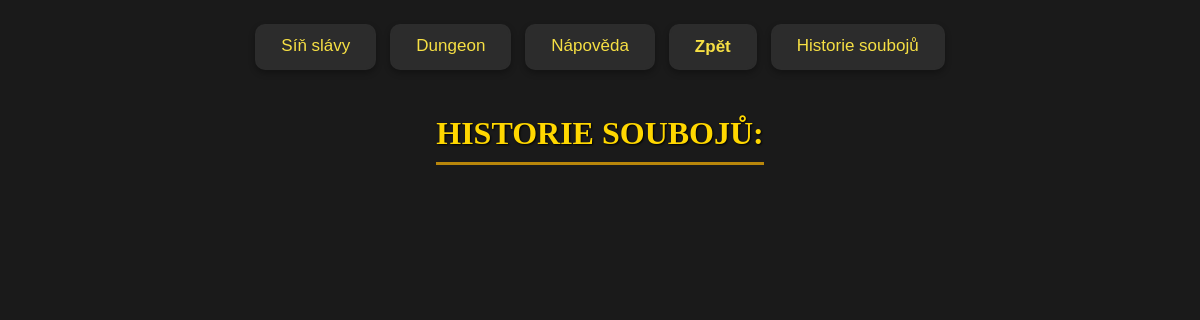
The page /fight_history on the database as committed earlier.
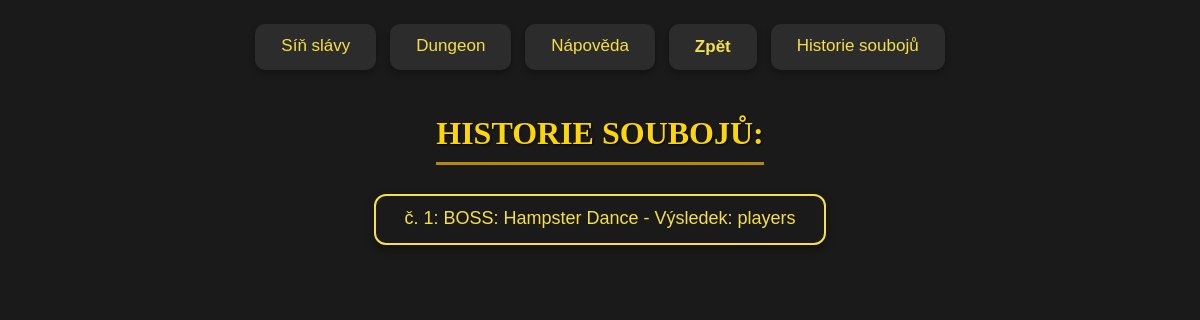
The same page on the database as committed later.
### fightapp/models.py (models this page shows, shortened)
class FightLog(models.Model):
    fight_time = models.DateTimeField(auto_now_add=True)
    boss = models.ForeignKey(boss, on_delete=models.CASCADE, related_name='fight_logs')
    player_count = models.IntegerField(verbose_name="Počet aktivních hráčů")
    outcome_choices = [
        ('players', 'Hráči zvítězili'),
        ('boss', 'Boss zvítězil'),
        ('draw', 'Remíza (nepravděpodobné)')
    ]
    outcome = models.CharField(max_length=10, choices=outcome_choices, default='draw')
    total_damage_dealt_by_players = models.IntegerField(default=0)
    total_damage_received_by_players = models.IntegerField(default=0)
    final_boss_hp = models.IntegerField(verbose_name="Konečné HP Bosse", default=0)

class boss(models.Model):
    name = models.CharField(max_length=100)
    patro = models.IntegerField(default=1)
    description = models.TextField(blank=True)
    boss_img = models.ImageField(upload_to='boss_images/', blank=True, null=True)
    defeated = models.BooleanField(default=False)
    lvl = models.IntegerField(default=1)
    dmg = models.IntegerField(default=1, validators=[MinValueValidator(1)])
    armor = models.IntegerField(default=1)
    hp = models.IntegerField(default=10)
    critic_chance = models.FloatField(default=1, blank=True, null=True, validators=[MinValueValidator(0), MaxValueValidator(50)])  # šance na kritický zásah
    dodge_chance = models.FloatField(default=1, blank=True, null=True, validators=[MinValueValidator(0), MaxValueValidator(50)])  # šance na vyšší obranu
    reward_xp = models.IntegerField(default=10)

### game/views.py (the view)
# urls.py: path('fight_history', views.fight_history_function, name='fight_history'),
def fight_history_function(request):
    all_fights = FightLog.objects.all().order_by('-fight_time')
    local_fight_counter = all_fights.count()
    return render(request, 'game/fight_history.html', context={
        'all_fights': all_fights,
        'local_fight_counter': local_fight_counter,
        })

### game/templates/game/fight_history.html (shortened to what this page needs)
{% extends "base.html" %}
{% block content %}
<h1>Historie soubojů:</h1>
{% for fight in all_fights %}
    <form action="{% url 'fight_detail' fight.id %}">
        <button class="button" type="submit">
            <a href="{% url 'fight_detail' fight.id %}">
                č. {{local_fight_counter}}: BOSS: {{ fight.boss.name }} - Výsledek: {{ fight.outcome }}
            </a>
    </form>
{% endfor %}
{% endblock %}

### templates/base.html (shortened to what this page needs)
<!DOCTYPE html>
{% load static %}
<html lang="en">
<head>
    <link rel="stylesheet" href="{% static "app.css" %}">
</head>
<body>
    <header>
        <button class="header-link"><a href="{% url 'leaderboard' %}">Síň slávy</a></button>
        <button class="header-link"><a href="{% url 'dungeon' %}">Dungeon</a></button>
        <button class="header-link"><a href="{% url "napoveda" %}">Nápověda</a></button>
        <button onclick="window.history.back()" class="header-link">Zpět</button>
        <button class="header-link"><a href="{% url 'fight_history' %}">Historie soubojů</a></button>
    </header>
    {% block content %}
    {% endblock content %}
</body>
</html>

### static/app.css (style rules this page uses)
body { background-color: #1a1a1a; color: #f0e6d2; font-family: 'Georgia', serif; margin: 0; padding: 20px; display: flex; flex-direction: column; align-items: center; position: relative; z-index: 1; }
body::before { content: ""; position: fixed; top: 0; left: 0; width: 100%; height: 100%; background-image: url('/media/pnp_logo.png'); background-repeat: no-repeat; background-size: cover; background-position: center; opacity: 0.05; z-index: -1; }
h1, h2, h3, h4 { color: #ffd700; text-shadow: 1px 1px 2px #000000; font-family: 'Trajan Pro', serif; text-transform: uppercase; }
h1 { border-bottom: 3px solid #b8860b; padding-bottom: 10px; margin-bottom: 25px; text-align: center; }
.button { background-color: #1a1a1a; color: #f7e044; border: 2px solid #f7e044; padding: 12px 28px; font-size: 18px; font-weight: bold; text-align: center; text-decoration: none; display: inline-block; margin: 4px 2px; cursor: pointer; border-radius: 12px; transition: all 0.3s ease; box-shadow: 0 4px 8px 0 rgba(0, 0, 0, 0.4); }
.header-link { background-color: #2c2c2c; color: #f7e044; border: 2px solid #2c2c2c; padding: 10px 24px; font-size: 17px; font-weight: bold; text-align: center; text-decoration: none; display: inline-block; margin: 4px 2px; cursor: pointer; border-radius: 10px; transition: all 0.3s ease; box-shadow: 0 3px 6px 0 rgba(0, 0, 0, 0.3); }
a { color: #f7e044; text-decoration: none; font-weight: 500; position: relative; display: inline-block; padding-bottom: 2px; transition: color 0.3s ease; }
a::after { content: ''; position: absolute; width: 100%; height: 2px; bottom: 0; left: 0; background-color: #f7e044; transform: scaleX(0); transform-origin: bottom right; transition: transform 0.3s ease-out; }
* { box-sizing: border-box; }
header { display: flex; flex-wrap: wrap; justify-content: center; gap: 10px; padding-bottom: 20px; }

Rows that differ between the two databases and show on the page:
added FightLog: local_fight_counter "1", boss.name "Hampster Dance", outcome "players"
